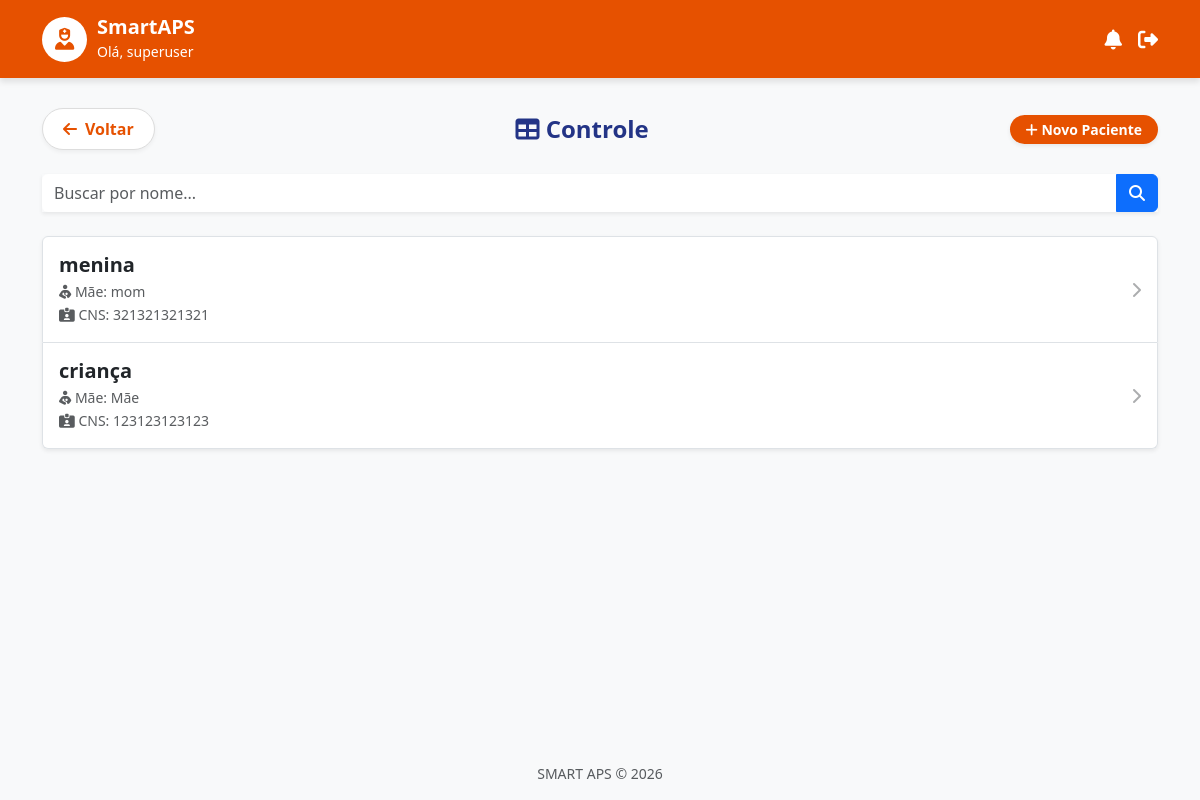
The page /criancas/ (signed in) on the database as committed earlier.
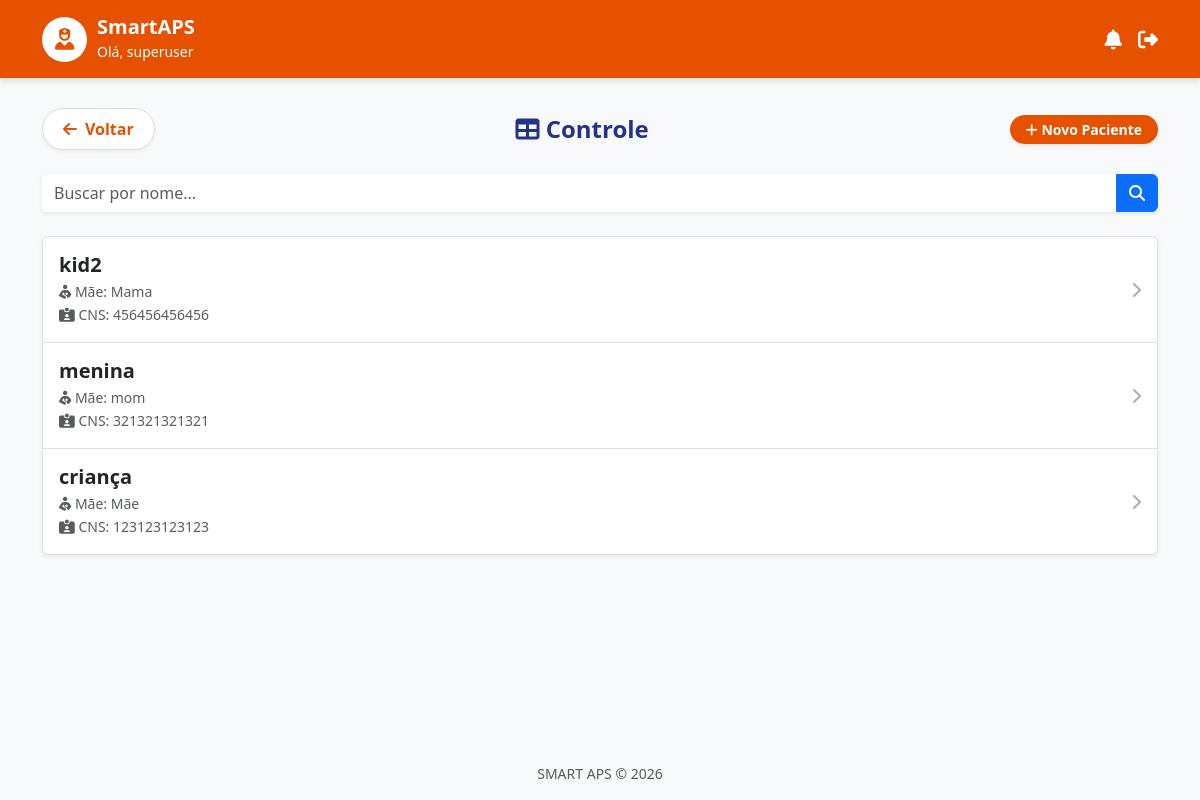
The same page on the database as committed later.
### core/models.py (models this page shows, shortened)
class Crianca(models.Model):
    SEXO_CHOICES = [
        ('M', 'Masculino'),
        ('F', 'Feminino'),
    ]
    nome = models.CharField(max_length=200)
    data_nascimento = models.DateField()
    cpf = models.CharField("CPF", max_length=14, unique=True) # Sugestão: usar lib django-localflavor-br depois
    cns = models.CharField("CNS", max_length=15, unique=True)
    localidade = models.CharField(max_length=100)
    nome_mae = models.CharField("Nome da Mãe", max_length=200)
    sexo = models.CharField(max_length=1, choices=SEXO_CHOICES)
    criado_em = models.DateTimeField(auto_now_add=True)
    cadastrado_por = models.ForeignKey(UsuarioACS, on_delete=models.SET_NULL, null=True)

### core/views.py (the view)
# urls.py: path('criancas/', views.lista_criancas, name='lista_criancas'), # Nova rota
@never_cache
@login_required
def lista_criancas(request):
    query = request.GET.get('busca')
    if query:
        criancas = Crianca.objects.filter(nome__icontains=query)
    else:
        criancas = Crianca.objects.all().order_by('-criado_em')[:20]
    return render(request, 'lista_criancas.html', {'criancas': criancas})

### core/templates/lista_criancas.html (shortened to what this page needs)
{% extends 'base.html' %}
{% block content %}
<div class="d-flex justify-content-between align-items-center mb-4">
    <a href="{% url 'index' %}" class="btn-voltar-destaque">
        <i class="fa-solid fa-arrow-left"></i> Voltar
    </a>
    <h4 class="text-primary fw-bold m-0"><i class="fa-solid fa-table"></i> Controle</h4>
    <a href="{% url 'cadastrar_crianca' %}" class="btn btn-laranja shadow-sm rounded-pill btn-sm px-3">
        <i class="fa-solid fa-plus"></i> Novo Paciente
    </a>
</div>
<form method="get" class="mb-4">
    <div class="input-group shadow-sm">
        <input type="text" name="busca" class="form-control border-0" placeholder="Buscar por nome..." value="{{ request.GET.busca|default:'' }}">
        <button class="btn btn-primary" type="submit"><i class="fa-solid fa-magnifying-glass"></i></button>
    </div>
</form>
<div class="list-group shadow-sm">
    {% for crianca in criancas %}
    <a href="{% url 'cartao_vacina' crianca.id %}" class="list-group-item list-group-item-action d-flex justify-content-between align-items-center p-3 border-bottom">
        <div>
            <h5 class="mb-1 fw-bold text-dark">{{ crianca.nome }}</h5>
            <small class="text-muted d-block">
                <i class="fa-solid fa-person-breastfeeding"></i> Mãe: {{ crianca.nome_mae }}
            </small>
            <small class="text-muted">
                <i class="fa-solid fa-id-card-clip"></i> CNS: {{ crianca.cns }}
            </small>
        </div>
        <i class="fa-solid fa-chevron-right text-muted opacity-50"></i>
    </a>
    {% empty %}
    <div class="alert alert-light text-center py-5">
        <i class="fa-solid fa-child-reaching fa-3x text-muted mb-3"></i><br>
        Nenhuma criança encontrada.
    </div>
    {% endfor %}
</div>
{% endblock %}

Rows that differ between the two databases and show on the page:
added Crianca: nome "kid2", nome_mae "Mama", cns "456456456456"
